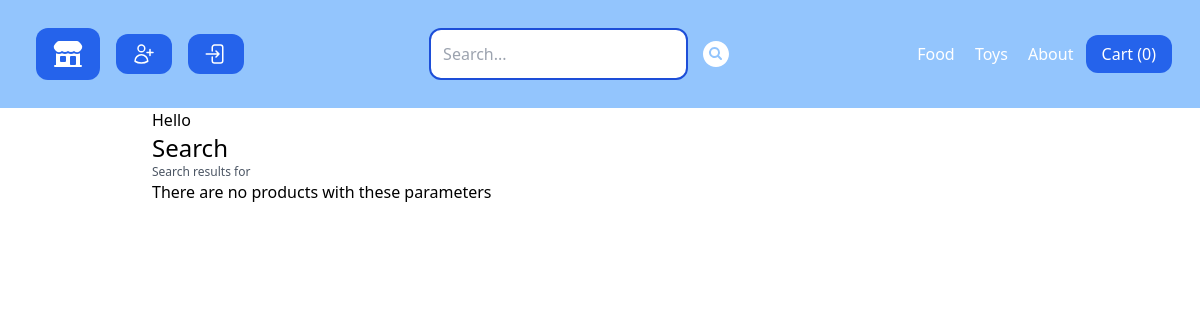
The app's page /search/, older data.
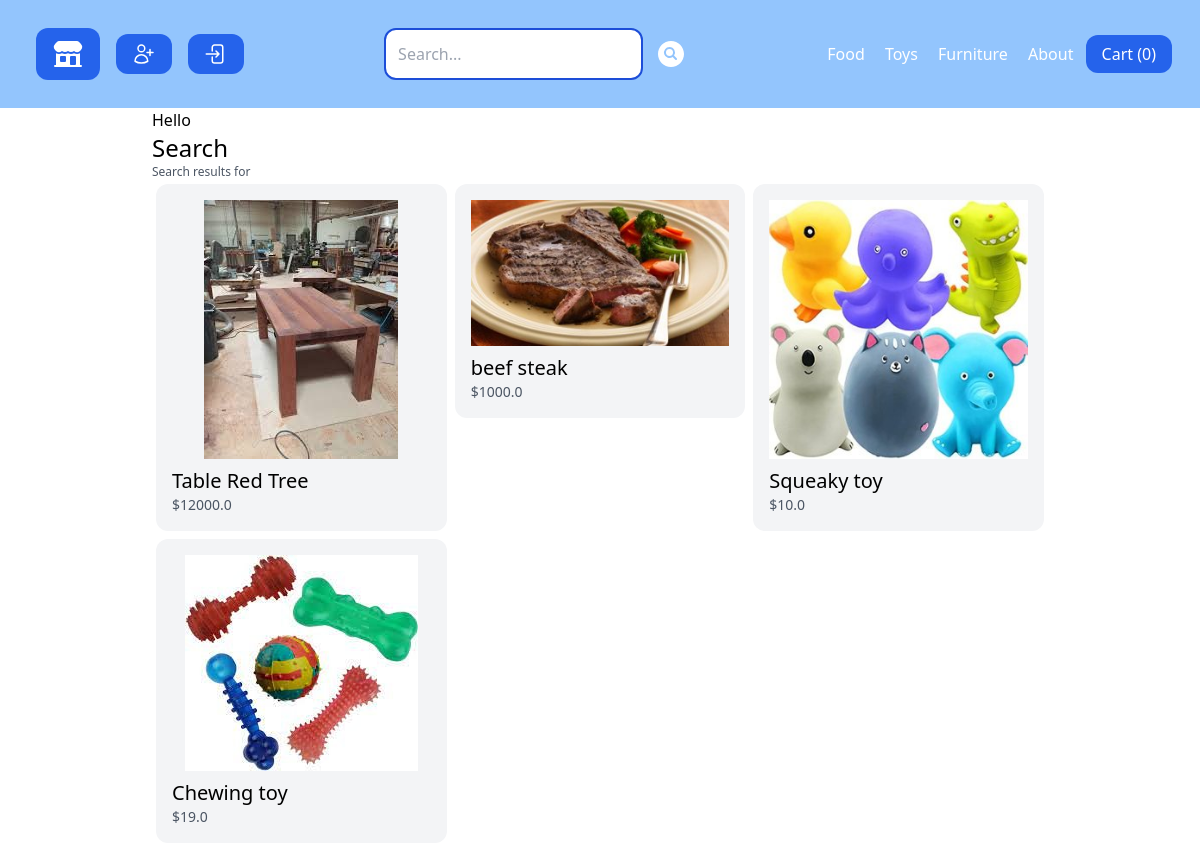
The same page, newer data.
### store/models.py (models this page shows, shortened)
class Category(models.Model):
    title = models.CharField(max_length = 50)
    slug = models.SlugField(max_length = 50)  # url representation field
    class Meta:
        verbose_name_plural = 'Categories'

class Product(models.Model):
    DRAFT = 'draft'
    WAITING_APPROVAL = 'waitingapproval'
    ACTIVE = 'active'
    DELETED = 'deleted'
    STATUS_CHOICES = (
        (DRAFT, 'Draft'),
        (WAITING_APPROVAL, 'Waiting Approval'),
        (ACTIVE, 'Active'),
        (DELETED,'Deleted'),
    )
    user = models.ForeignKey(User, related_name = 'products',on_delete = models.CASCADE)
    category = models.ForeignKey(Category, related_name='products', on_delete = models.CASCADE)
    title = models.CharField(max_length=50)
    slug = models.SlugField(max_length=50)
    description = models.TextField(blank=True)
    price = models.IntegerField()
    image = models.ImageField(upload_to='uploads/product_images/', blank=True, null=True)
    thumbnails = models.ImageField(upload_to='uploads/product_images/thumbnail/', blank=True, null=True)
    created_at = models.DateTimeField(auto_now_add = True)
    updated_at = models.DateTimeField(auto_now = True)
    status = models.CharField(max_length=50, choices=STATUS_CHOICES, default=ACTIVE)
    class Meta:
        ordering=('-created_at',) # put items in oder they was created
    def get_display_price(self):
        return self.price/100
    def get_thumbnail(self):
        if self.thumbnails:
            return self.thumbnails.url
        else:
            if self.image:
                self.thumbnails = self.make_thumbnail(self.image)
                self.save()
                return self.thumbnails.url
            else:
                return 'http://via.placeholder.com/240x240'
    def make_thumbnail(self, image, size = (300,300)):
        img = Image.open(image)
        img.convert('RGB')
        img.thumbnail(size)
        thumb_io = BytesIO()
        img.save(thumb_io, 'JPEG', quality = 85)
        name = image.name.replace('uploads/product_images/','')
        thumbnail = File(thumb_io,name = name)
        return thumbnail

### store/views.py (the view)
# urls.py: path('search/', views.search, name = 'search'),
def search(request):
    query = request.GET.get('query','') # get data from search fields with name query
    products = Product.objects.filter(status=Product.ACTIVE).all()
    products = products.filter(Q(title__icontains=query)&
                                      Q(description__icontains=query))
    return render(request, 'store/search.html',{
        'query':query,
        'products':products
    })

### store/cart.py (called while the page is built)
    def __len__(self):
        return sum(item['quantity'] for item in self.cart.values())

### store/context_processors.py (called while the page is built)
def cart(request):
    return {'cart':Cart(request)}

### store/templatetags/menu.py (called while the page is built)
@register.inclusion_tag('core/menu.html') # we need add the menu.html
def menu():
    categories = Category.objects.all()
    return {'categories':categories}

### store/templates/store/search.html (shortened to what this page needs)
{% extends 'core/base.html'%}
{% block content %}
Hello
<h1 class="text-2xl">Search</h1>
<h2 class="text-xs text-gray-600">Search results for {{query}}</h2>
{%if products%}
  {% include 'store/partials/products.html' %}
{%else%}
<p>There are no products with these parameters</p>
{% endif%}
{%endblock%}

### core/templates/core/menu.html
{% for category in categories %}
<a
  href="{%url 'category_detail' category.slug %}"
  class="p-2 text-white hover:bg-blue-500 rounded-xl"
  >{{category.title}}</a
>
{%endfor%}
<a href="{% url 'about' %}" class="p-2 text-white hover:bg-blue-500 rounded-xl">
  About
</a>

### store/templates/store/partials/products.html
<div class="flex flex-wrap">
  {% for product in products %}
  <div class="product w-1/3 p-1">
    <div class="p-4 bg-gray-100 rounded-xl">
      <a href="{% url 'product_detail' product.category.slug product.slug %}">
        <div class="image">
          <img
            class="mx-auto"
            src="{{product.get_thumbnail }}"
            alt="{{product.title}}"
          />
        </div>
        <h2 class="mt-2 text-xl">{{product.title}}</h2>
        <p class="text-sm text-gray-600">${{product.get_display_price}}</p>
      </a>
    </div>
  </div>
  {% endfor %}
</div>

Row changes from the older to the newer data that the page shows:
added Category: title "Furniture"
added Product: shows a picture, title "Table Red Tree", get_display_price "12000.0"
added Product: shows a picture, title "beef steak", get_display_price "1000.0"
added Product: shows a picture, title "Squeaky toy", get_display_price "10.0"
added Product: shows a picture, title "Chewing toy", get_display_price "19.0"
Text that changed along with them:
text no longer shown: "There are no products with these parameters"
